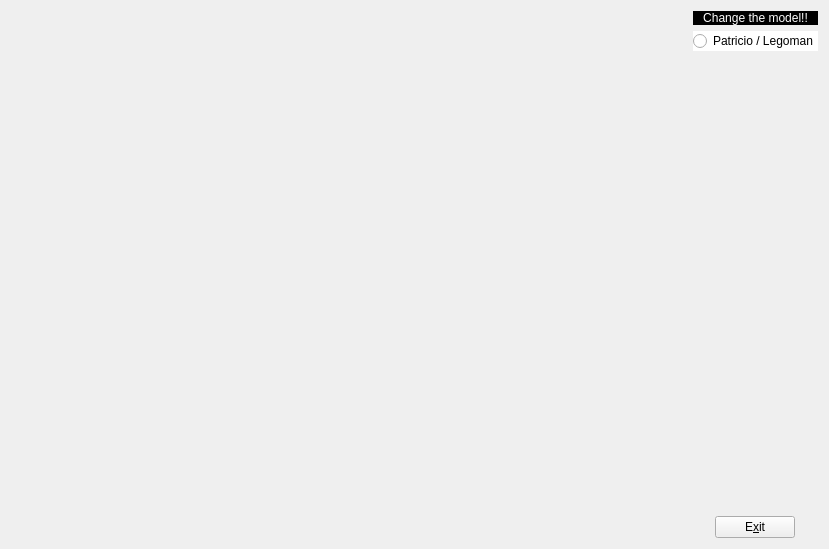
<?xml version="1.0" encoding="UTF-8"?>
<ui version="4.0">
 <class>MyForm</class>
 <widget class="QWidget" name="MyForm">
  <property name="geometry">
   <rect>
    <x>0</x>
    <y>0</y>
    <width>829</width>
    <height>549</height>
   </rect>
  </property>
  <property name="windowTitle">
   <string>Patricio / Legoman</string>
  </property>
  <layout class="QHBoxLayout" name="horizontalLayout_2">
   <item>
    <widget class="MyGLWidget" name="widget" native="true">
     <property name="sizePolicy">
      <sizepolicy hsizetype="Expanding" vsizetype="Expanding">
       <horstretch>0</horstretch>
       <verstretch>0</verstretch>
      </sizepolicy>
     </property>
    </widget>
   </item>
   <item>
    <layout class="QVBoxLayout" name="verticalLayout_3">
     <item>
      <layout class="QVBoxLayout" name="verticalLayout_2"/>
     </item>
     <item>
      <widget class="QLabel" name="label">
       <property name="styleSheet">
        <string notr="true">color: rgb(255, 255, 255);
background-color: rgb(0, 0, 0);</string>
       </property>
       <property name="text">
        <string>Change the model!!</string>
       </property>
       <property name="alignment">
        <set>Qt::AlignCenter</set>
       </property>
      </widget>
     </item>
     <item>
      <widget class="QRadioButton" name="radioButton">
       <property name="styleSheet">
        <string notr="true">color: rgb(0, 0, 0);
background-color: rgb(255, 255, 255);</string>
       </property>
       <property name="text">
        <string>Patricio / Legoman</string>
       </property>
      </widget>
     </item>
     <item>
      <layout class="QHBoxLayout" name="horizontalLayout">
       <item>
        <layout class="QVBoxLayout" name="verticalLayout">
         <item>
          <spacer name="verticalSpacer">
           <property name="orientation">
            <enum>Qt::Vertical</enum>
           </property>
           <property name="sizeHint" stdset="0">
            <size>
             <width>20</width>
             <height>40</height>
            </size>
           </property>
          </spacer>
         </item>
         <item>
          <widget class="QPushButton" name="pushButton">
           <property name="sizePolicy">
            <sizepolicy hsizetype="Fixed" vsizetype="Fixed">
             <horstretch>0</horstretch>
             <verstretch>0</verstretch>
            </sizepolicy>
           </property>
           <property name="text">
            <string>E&amp;xit</string>
           </property>
          </widget>
         </item>
        </layout>
       </item>
      </layout>
     </item>
    </layout>
   </item>
  </layout>
 </widget>
 <customwidgets>
  <customwidget>
   <class>MyGLWidget</class>
   <extends>QWidget</extends>
   <header>MyGLWidget.h</header>
   <container>1</container>
   <slots>
    <slot>changeFOV(int)</slot>
    <slot>changeModel()</slot>
   </slots>
  </customwidget>
 </customwidgets>
 <resources/>
 <connections>
  <connection>
   <sender>pushButton</sender>
   <signal>clicked()</signal>
   <receiver>MyForm</receiver>
   <slot>close()</slot>
   <hints>
    <hint type="sourcelabel">
     <x>698</x>
     <y>536</y>
    </hint>
    <hint type="destinationlabel">
     <x>828</x>
     <y>529</y>
    </hint>
   </hints>
  </connection>
  <connection>
   <sender>radioButton</sender>
   <signal>clicked()</signal>
   <receiver>widget</receiver>
   <slot>changeModel()</slot>
   <hints>
    <hint type="sourcelabel">
     <x>707</x>
     <y>49</y>
    </hint>
    <hint type="destinationlabel">
     <x>623</x>
     <y>49</y>
    </hint>
   </hints>
  </connection>
 </connections>
</ui>
